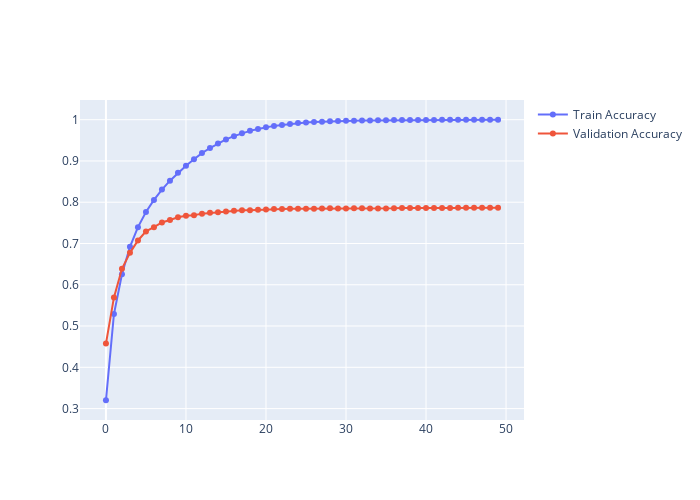

Source (notebook cell):
### Code cell
get_model_metrics(y_val, model.predict(X_val_bigram), full_report = 0, plot = 1)
